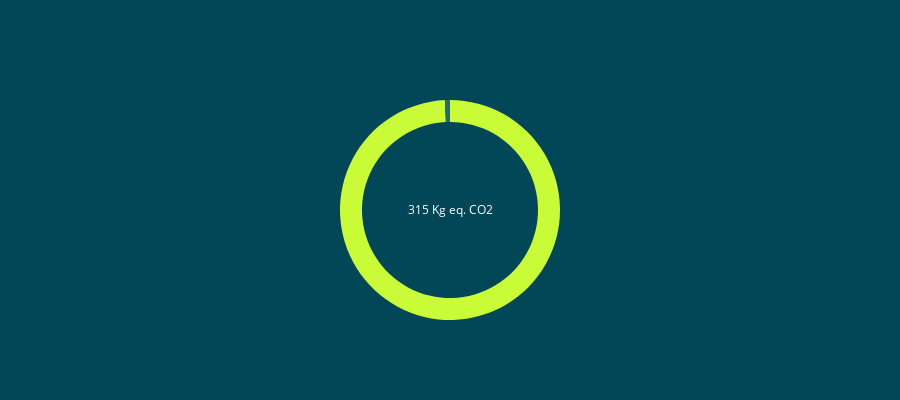

The cell this chart's notebook holds for it:
### Markdown cell above
On va appliquer les couleurs du thème.   
Vous noterez que marker reçoit un dictionnaire contenant les couleurs que je souhaite utilisé. Je trouve que ce n'est pas toujours facile de savoir comment sont
rangés les différents éléments qui le composent _marker_ alors voici un lien vers la documentation https://plotly.com/python/marker-style/

### Code cell
darkgreen = '#024758'
vividgreen ='#c9fb37'
greygreen = '#226a7a'

fig = go.Figure([go.Pie(values= [project_emissions,df.emissions_sum.sum()-project_emissions],
                textinfo='none', 
                hoverinfo='skip', 
                hole=.8,
                title=str(round(project_emissions)) + ' Kg eq. CO2',
                marker=dict(colors=[vividgreen, greygreen]
                       ))])
fig.update_layout(
font=dict(color='white'),paper_bgcolor=darkgreen,
height=400,
showlegend=False,    #supprime la légende

)
fig.show()

### Figure 1 — Plotly figure (JSON) as saved in the notebook; plotly's stock layout.template omitted (floating-point values rounded to 4 significant figures)
{"data": [{"hole": 0.8, "hoverinfo": "skip", "marker": {"colors": ["#c9fb37", "#226a7a"]}, "textinfo": "none", "title": {"text": "315 Kg eq. CO2"}, "type": "pie", "values": [314.8, 2.352]}], "layout": {"font": {"color": "white"}, "height": 400, "paper_bgcolor": "#024758", "showlegend": false}}
